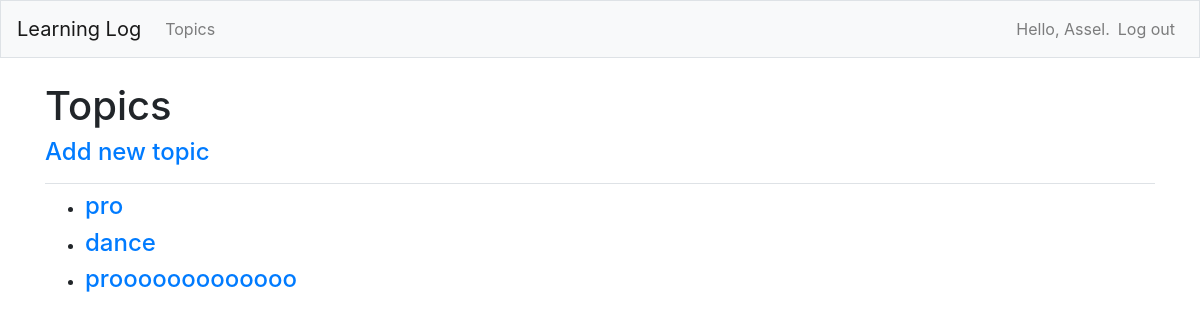
Before: /topics/ (signed in) with the older database file.
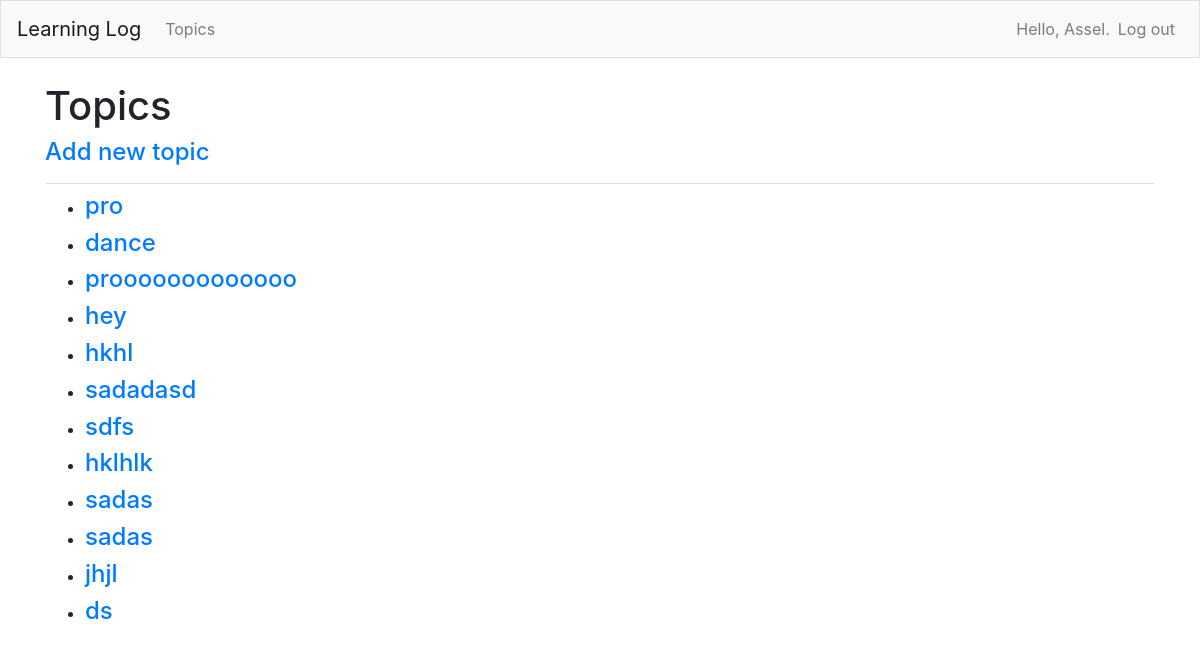
After: the same page with the newer database file.
### api/models.py (models this page shows)
class Topic(models.Model):
    text = models.CharField(max_length=200)
    date_added = models.DateTimeField(auto_now_add=True)
    owner = models.ForeignKey(User, on_delete=models.CASCADE)
    def __str__(self):
        return self.text

### api/views.py (the view)
# urls.py: path('topics/', views.topics, name='topics'),
@login_required(login_url='/users/login/')
def topics(request):
    topics = Topic.objects.filter(owner=request.user).order_by('date_added')
    context = {'topics': topics}
    return render(request, 'api/topics.html', context)

### api/templates/api/topics.html
{% extends "api/base.html" %}
{% load bootstrap4 %}
{% block page_header %}
    <h1>Topics</h1>
    <h4><a href="{% url 'api:new_topic' %}">Add new topic</a></h4>
{% endblock page_header %}
{% block content %}
    <ul>
        {% for topic in topics %}
        <li>
            <h4>
                <a href="{% url 'api:topic' topic.id %}">{{ topic }}</a>
            </h4>
        </li>
        {% empty %}
        <li><h4>No topics have been added yet.</h4></li>
        {% endfor %}
    </ul>
{% endblock content %}

Changed rows visible on the page:
added Topic: text "hey"
added Topic: text "hkhl"
added Topic: text "sadadasd"
added Topic: text "sdfs"
added Topic: text "hklhlk"
added Topic: text "sadas"
added Topic: text "sadas"
added Topic: text "jhjl"
added Topic: text "ds"
